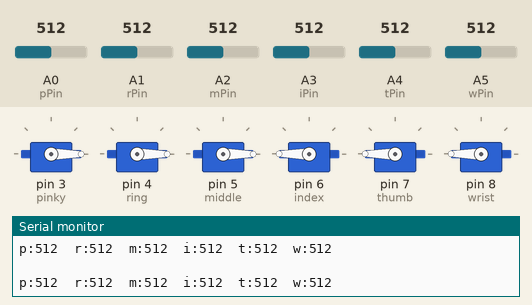
This sketch was run on a simulated Arduino Uno, built with avr-gcc and run on an emulated ATmega328P. On the bench: 6 × servo, the last lines printed to the serial monitor. The test bench sets the inputs (shaded band); at power-on: A4 (tPin) = 512, A0 (pPin) = 512, A1 (rPin) = 512, A2 (mPin) = 512, A3 (iPin) = 512, A5 (wPin) = 512.

Above: at 1.2 s.
1.3 s: A4 (tPin) set to 550
At 2.5 s:
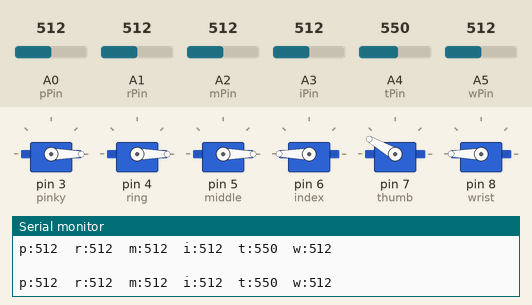
2.8 s: A0 (pPin) set to 652
At 4.0 s:
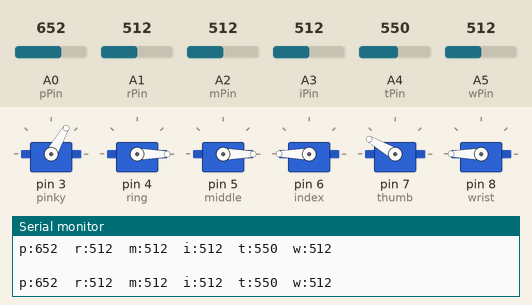
4.3 s: A1 (rPin) set to 652
At 5.0 s:
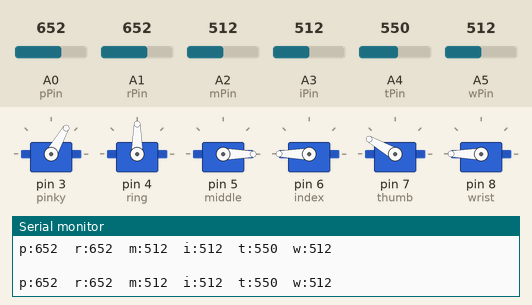
5.8 s: A2 (mPin) set to 652
At 6.4 s:
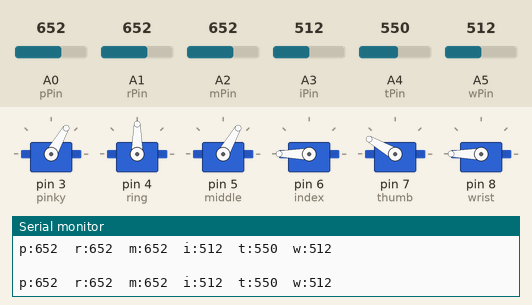
7.3 s: A3 (iPin) set to 652
At 7.9 s:
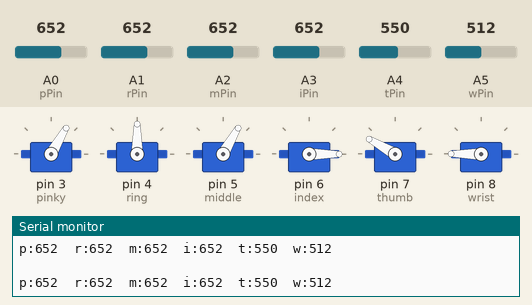
8.8 s: A5 (wPin) set to 652
At 9.3 s:
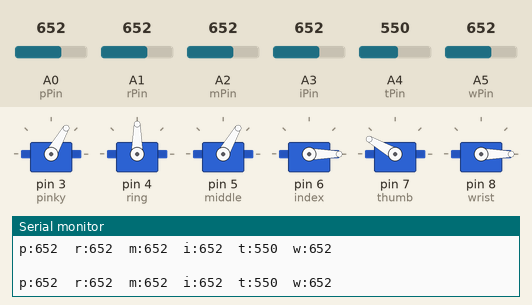
Timing chart, 0 to 11.3 s (numbered marks = the images above; inputs shaded):
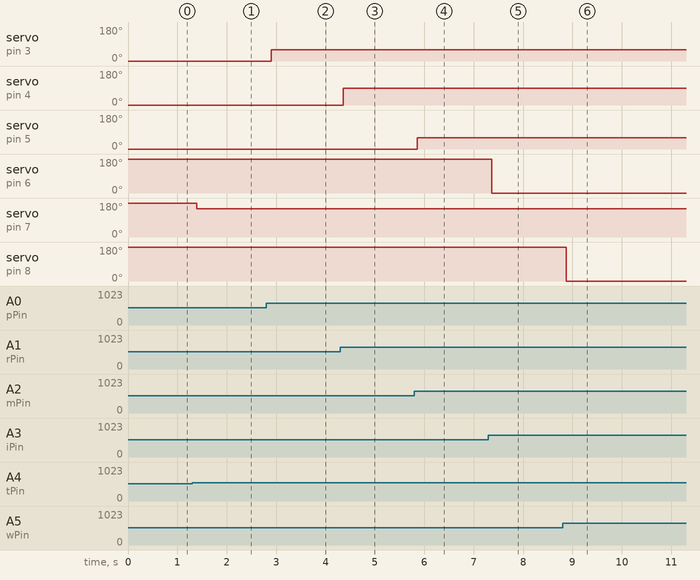

Measured:
- after the input at 1.3 s, servo on pin 7 (thumb): 180° → 150° after 0.09 s
- after the input at 2.8 s, servo on pin 3 (pinky): 0° → 60° after 0.10 s
- after the input at 4.3 s, servo on pin 4 (ring): 0° → 90° after 0.05 s
- after the input at 5.8 s, servo on pin 5 (middle): 0° → 60° after 0.06 s
- after the input at 7.3 s, servo on pin 6 (index): 180° → 0° after 0.07 s
- after the input at 8.8 s, servo on pin 8 (wrist): 180° → 0° after 0.08 s

The sketch:

flex_sensors_v6.ino
```cpp
//adapted from https://www.ourpcb.com/flex-sensor-circuit.html and https://create.arduino.cc/projecthub/laurencemlai/diy-glove-controlled-robotic-hand-ff5d63

#include <Servo.h>
Servo pinky;
Servo ring;
Servo middle;
Servo index;
Servo thumb;
Servo wrist;
const int pPin = A0;//570-822//36
const int rPin = A1;//545-759//31
const int mPin = A2;//595-774//26
const int iPin = A3;//601-764//24
const int tPin = A4;//512-704//28
const int wPin = A5;//552-626//6

void setup() {
  pinky.attach(3);
  ring.attach(4);
  middle.attach(5);
  index.attach(6);
  thumb.attach(7);
  wrist.attach(8);
  pinMode(pPin,INPUT);
  pinMode(rPin,INPUT);
  pinMode(mPin,INPUT);
  pinMode(iPin,INPUT);
  pinMode(tPin,INPUT);
  pinMode(wPin,INPUT);
  Serial.begin(9600);

}

void loop() {
  int flexValue;
  int flexValue2;
  int flexValue3;
  int flexValue4;
  int flexValue5;
  int flexValue6;
  flexValue = analogRead(pPin);
  flexValue2 = analogRead(rPin);
  flexValue3 = analogRead(mPin);
  flexValue4 = analogRead(iPin);
  flexValue5 = analogRead(tPin);
  flexValue6 = analogRead(wPin);
  Serial.print("p:");
  Serial.print(flexValue);
  Serial.print("  ");
  Serial.print("r:");
  Serial.print(flexValue2);
  Serial.print("  ");
  Serial.print("m:");
  Serial.print(flexValue3);
  Serial.print("  ");
  Serial.print("i:");
  Serial.print(flexValue4);
  Serial.print("  ");
  Serial.print("t:");
  Serial.print(flexValue5);
  Serial.print("  ");
  Serial.print("w:");
  Serial.print(flexValue6);
  Serial.print("  ");
  Serial.println("  ");
  Serial.println("  ");

  if(flexValue<606){
    pinky.write(0);
    }
  else if(flexValue>606 && flexValue<642){
    pinky.write(30);
  }
  else if(flexValue>642 && flexValue<678){
    pinky.write(60);
  }
  else if(flexValue>678 && flexValue<714){
    pinky.write(90);
  }
  else if(flexValue>714 && flexValue<750){
    pinky.write(120);
  }
  else if(flexValue>750 && flexValue<786){
    pinky.write(150);
  }
  else{
    pinky.write(180);
  }

//break

  if(flexValue2<576){
    ring.write(0);
    }
  else if(flexValue2>576 && flexValue2<607){
    ring.write(30);
  }
  else if(flexValue2>607 && flexValue2<638){
    ring.write(60);
  }
  else if(flexValue2>638 && flexValue2<669){
    ring.write(90);
  }
  else if(flexValue2>669 && flexValue2<700){
    ring.write(120);
  }
  else if(flexValue2>700 && flexValue2<731){
    ring.write(150);
  }
  else{
    ring.write(180);
  }

  //break

    if(flexValue3<621){
    middle.write(0);
    }
  else if(flexValue3>621 && flexValue3<647){
    middle.write(30);
  }
  else if(flexValue3>647 && flexValue3<673){
    middle.write(60);
  }
  else if(flexValue3>673 && flexValue3<699){
    middle.write(90);
  }
  else if(flexValue3>699 && flexValue3<725){
    middle.write(120);
  }
  else if(flexValue3>725 && flexValue3<751){
    middle.write(150);
  }
  else{
    middle.write(180);
  }

  //break

    if(flexValue4<625){
    index.write(180);
    }
  else if(flexValue4>625 && flexValue4<649){
    index.write(150);
  }
  else if(flexValue4>673 && flexValue4<697){
    index.write(120);
  }
  else if(flexValue4>697 && flexValue4<721){
    index.write(90);
  }
  else if(flexValue4>721 && flexValue4<745){
    index.write(60);
  }
  else if(flexValue4>745 && flexValue4<769){
    index.write(30);
  }
  else{
    index.write(0);
  }

  //break

    if(flexValue5<540){
    thumb.write(180);
    }
  else if(flexValue5>540 && flexValue5<568){
    thumb.write(150);
  }
  else if(flexValue5>568 && flexValue5<596){
    thumb.write(120);
  }
  else if(flexValue5>596 && flexValue5<624){
    thumb.write(90);
  }
  else if(flexValue5>624 && flexValue5<652){
    thumb.write(60);
  }
  else if(flexValue5>652 && flexValue5<680){
    thumb.write(30);
  }
  else{
    thumb.write(0);
  }
  //break
      if(flexValue6<564){
    wrist.write(180);
    }
  else if(flexValue6>564 && flexValue6<570){
    wrist.write(150);
  }
  else if(flexValue6>570 && flexValue6<576){
    wrist.write(135);
  }
  else if(flexValue6>576 && flexValue6<582){
    wrist.write(120);
  }
  else if(flexValue6>582 && flexValue6<588){
    wrist.write(105);
  }
  else if(flexValue6>588 && flexValue6<594){
    wrist.write(90);
  }
  else if(flexValue6>594 && flexValue6<600){
    wrist.write(75);
  }
  else if(flexValue6>600 && flexValue6<606){
    wrist.write(60);
  }
  else if(flexValue6>606 && flexValue6<612){
    wrist.write(45);
  }
  else if(flexValue6>612 && flexValue6<618){
    wrist.write(30);
  }
  else if(flexValue6>618 && flexValue6<624){
    wrist.write(15);
  }
  else{
    wrist.write(0);
  }
}
```
